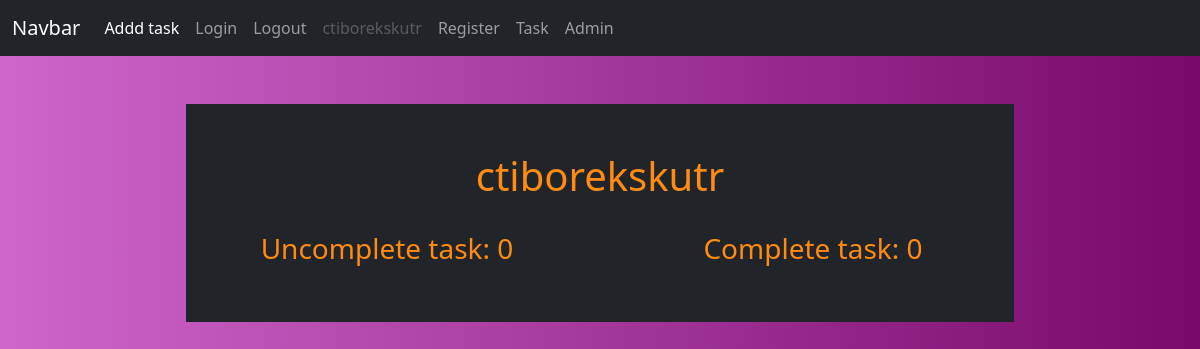
/task (signed in), run on an earlier commit of the app's database.
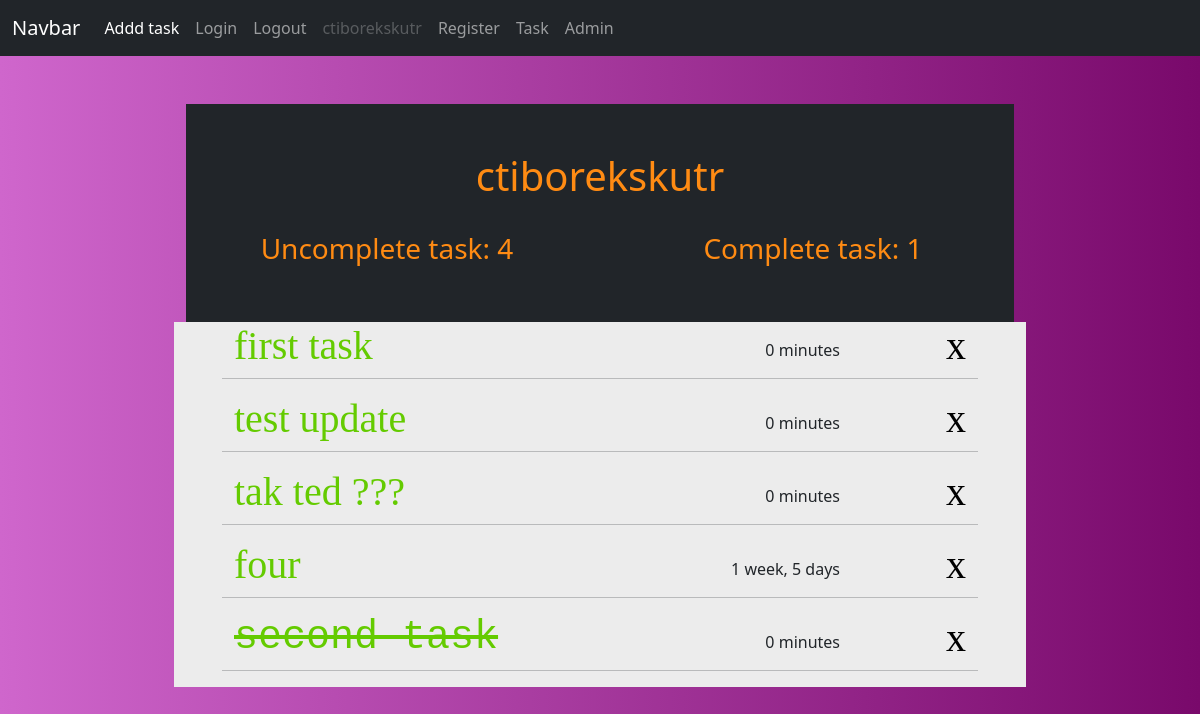
And on a later commit of the database.
### core/models.py (models this page shows)
class Task(models.Model):
    user = models.ForeignKey(User, on_delete=models.CASCADE, null=True, blank=True)
    title = models.CharField(max_length=255)
    text = models.TextField()
    date_created = models.DateTimeField(auto_now_add=True)
    complete = models.BooleanField(default=False)
    date_planned_completion = models.DateTimeField(blank=True, null=True)
    date_completion = models.DateTimeField(blank=True, null=True)

### core/views.py (the view)
# urls.py: path("task", TaskListView.as_view(), name="task"),
class TaskListView(LoginRequiredMixin, ListView):
    model: Type[Task] = Task
    template_name = "task.html"
    ordering = ["date_planned_completion"]
    context_object_name = "tasks"
    def get_queryset(self) -> QuerySet:
        queryset = super().get_queryset()
        queryset = queryset.order_by("complete", "date_planned_completion")
        return queryset
    def get_context_data(self, **kwargs) -> Dict[str, int]:
        context = super().get_context_data(**kwargs)
        context["tasks"] = context["tasks"].filter(user=self.request.user)
        context["count"] = context["tasks"].filter(complete=False).count()
        context["done"] = context["tasks"].filter(complete=True).count()
        return context

### core/templates/task.html
{% extends 'base.html' %}
{% block content %}
<div class="w-75">
    <div class="top-task-bar py-5 task-bar-color">
<h1>{{request.user}}</h1> <br>
<div class="row">
    <div class="col-6">
<h3>Uncomplete task: {{count}}</h3>
</div>
<div class="col-6">
<h3>Complete task: {{done}}</h3>
</div>
</div>
</div>
{% for task in tasks %}
    <div class="row task-body d-flex align-items-center px-5">
        <div class="col-5">
            {% if task.complete == 0 %}
<a class="links" href="{% url 'detail_task' task.pk%}"><h1 class="task-title text-start">{{ task.title }}</h1></a>
{% else %}
<a class="links-complete" href="{% url 'detail_task' task.pk%}"><h1 class="task-title text-start">{{ task.title }}</h1></a>
{% endif %}
</div>
<div class="col-5 text-end">
{{ task.date_planned_completion|timeuntil }}
</div>
<div class="col-2">
    <a class="links" href="{% url 'delete_task' task.pk%}"><h1 class="">x</h1></a>
</div>
<hr>
</div>
{% endfor %}
</div>
</div>
</center>
{% endblock %}

What changed in the data, as far as the page shows it:
added Task: title "first task", date_planned_completion "0 minutes"
added Task: title "test update", date_planned_completion "0 minutes"
added Task: title "tak ted ???", date_planned_completion "0 minutes"
added Task: title "four", date_planned_completion "1 week, 5 days"
added Task: title "second task", date_planned_completion "0 minutes"
Also different on the page:
{{ count }}: "0" → "4"
{{ done }}: "0" → "1"
